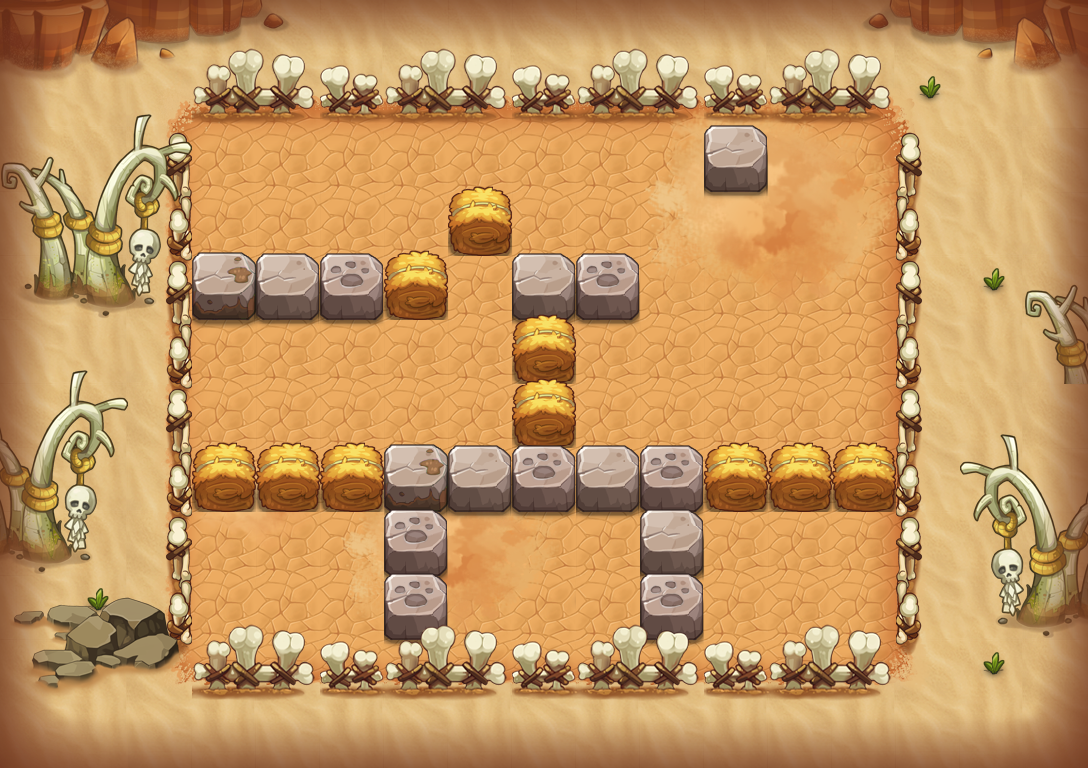

A 2D game scene composited from a Tiled map and its tileset images. What follows is a short description and the map's XML, with each tile layer's data collapsed to a summary:
An orthogonal 17x12 tile map with 64x64 px tiles, 16 tile layers (PASS, 块层 2, 块层 16, 块层 4, ...) and 9 objects (4x TRAP, 3x hyg2, PLAYER, BOMB).

<map version="1.0" orientation="orthogonal" width="17" height="12" tilewidth="64" tileheight="64">
 <properties>
  <property name="DESTRY1" value="255" />
  <property name="DESTRY2" value="314" />
  <property name="DESTRY3" value="144" />
  <property name="DESTRY4" value="173" />
  <property name="DESTRY_COUNT" value="4" />
  <property name="EXP" value="305" />
  <property name="ITEM" value="D007" />
  <property name="MONEY" value="458" />
 </properties>
 <tileset firstgid="1" name="hmpy" tilewidth="64" tileheight="64">
  <image source="hmpy-hd.png" width="1000" height="2048" />
 </tileset>
 <layer name="PASS" width="17" height="12">
  <data>[204 cells, 143 non-empty, 10 distinct tile ids]</data>
 </layer>
 <layer name="块层 2" width="17" height="12">
  <data>[204 cells, 131 non-empty, 26 distinct tile ids]</data>
 </layer>
 <layer name="块层 16" width="17" height="12">
  <data>[204 cells, 49 non-empty, 41 distinct tile ids]</data>
 </layer>
 <layer name="块层 4" width="17" height="12">
  <data>[204 cells, 42 non-empty, 16 distinct tile ids]</data>
 </layer>
 <layer name="块层 3" width="17" height="12">
  <data>[204 cells, 54 non-empty, 9 distinct tile ids]</data>
 </layer>
 <layer name="块层 5" width="17" height="12">
  <data>[204 cells, 43 non-empty, 23 distinct tile ids]</data>
 </layer>
 <layer name="块层 15" width="17" height="12">
  <data>[204 cells, 100 non-empty, 6 distinct tile ids]</data>
 </layer>
 <layer name="SHELTER 9" width="17" height="12">
  <data>[204 cells, 11 non-empty, 3 distinct tile ids]</data>
 </layer>
 <layer name="SHELTER 8" width="17" height="12">
  <data>[204 cells, 2 non-empty, 1 distinct tile ids]</data>
 </layer>
 <layer name="SHELTER 7" width="17" height="12">
  <data>[204 cells, 2 non-empty, 2 distinct tile ids]</data>
 </layer>
 <layer name="SHELTER 6" width="17" height="12">
  <data>[204 cells, 11 non-empty, 4 distinct tile ids]</data>
 </layer>
 <layer name="SHELTER 5" width="17" height="12">
  <data>[204 cells, 1 non-empty, 1 distinct tile ids]</data>
 </layer>
 <layer name="SHELTER 4" width="17" height="12">
  <data>[204 cells, 1 non-empty, 1 distinct tile ids]</data>
 </layer>
 <layer name="SHELTER 3" width="17" height="12">
  <data>[204 cells, 6 non-empty, 4 distinct tile ids]</data>
 </layer>
 <layer name="SHELTER 2" width="17" height="12">
  <data>[204 cells, 1 non-empty, 1 distinct tile ids]</data>
 </layer>
 <layer name="SHELTER 1" width="17" height="12">
  <data>[204 cells, 1 non-empty, 1 distinct tile ids]</data>
 </layer>
 <objectgroup name="对象层 1" width="34" height="24">
  <object name="PLAYER" type="PLAYER" x="384" y="128" width="64" height="64" />
  <object name="tnt1" type="BOMB" x="512" y="576" width="64" height="64">
   <properties>
    <property name="bomb_ani" value="tnt_bomb.bomb" />
    <property name="bomb_damage" value="9999" />
    <property name="bomb_power" value="1" />
   </properties>
  </object>
  <object name="triger1" type="TRAP" x="768" y="576" width="64" height="64">
   <properties>
    <property name="trap_ani" value="tnt_triger.actor" />
    <property name="trap_floor" value="true" />
    <property name="trap_script" value="trap_onTNTBombTrap(&quot;triger1&quot;,&quot;tnt1&quot;);" />
    <property name="trap_sound_id" value="3" />
    <property name="trap_start_mode" value="3" />
    <property name="trap_state" value="open" />
   </properties>
  </object>
  <object name="senser1" type="TRAP" x="768" y="576" width="64" height="64">
   <properties>
    <property name="trap_floor" value="true" />
    <property name="trap_script" value="trap_onTNTSenser(&quot;tnt1&quot;);" />
    <property name="trap_start_mode" value="0" />
   </properties>
  </object>
  <object name="hyg2" x="256" y="384" width="64" height="64">
   <properties>
    <property name="lua_ai" value="monster_hyg_ai" />
    <property name="quality" value="hyg2.quality" />
   </properties>
  </object>
  <object name="hyg2" x="512" y="512" width="64" height="64">
   <properties>
    <property name="lua_ai" value="monster_hyg_ai" />
    <property name="quality" value="hyg2.quality" />
   </properties>
  </object>
  <object name="zi_dan_left1" type="TRAP" x="704" y="192" width="64" height="64">
   <properties>
    <property name="trap_ani" value="fire_cat_left.actor" />
    <property name="trap_delay" value="2" />
    <property name="trap_id" value="0" />
    <property name="trap_script" value="trap(&quot;zi_dan_left1&quot;):setAtkPower(target(&quot;PLAYER&quot;):getHP()*0.1);trap(&quot;zi_dan_left1&quot;):turnLeft(); trap(&quot;zi_dan_left1&quot;):getAI():getActions():addObject( AIUseSkill:create(   SkillLua:create(&quot;skill_0001&quot;)  )  );" />
    <property name="trap_start_mode" value="2" />
    <property name="trap_state" value="open" />
   </properties>
  </object>
  <object name="zi_dan_left2" type="TRAP" x="832" y="256" width="64" height="64">
   <properties>
    <property name="trap_ani" value="fire_cat_left.actor" />
    <property name="trap_delay" value="2" />
    <property name="trap_id" value="0" />
    <property name="trap_script" value="trap(&quot;zi_dan_left2&quot;):setAtkPower(target(&quot;PLAYER&quot;):getHP()*0.1);trap(&quot;zi_dan_left2&quot;):turnLeft(); trap(&quot;zi_dan_left2&quot;):getAI():getActions():addObject( AIUseSkill:create(   SkillLua:create(&quot;skill_0001&quot;)  )  );" />
    <property name="trap_start_mode" value="2" />
    <property name="trap_state" value="open" />
   </properties>
  </object>
  <object name="hyg2" x="768" y="384" width="64" height="64">
   <properties>
    <property name="lua_ai" value="monster_hyg_ai" />
    <property name="quality" value="hyg2.quality" />
   </properties>
  </object>
 </objectgroup>
</map>
